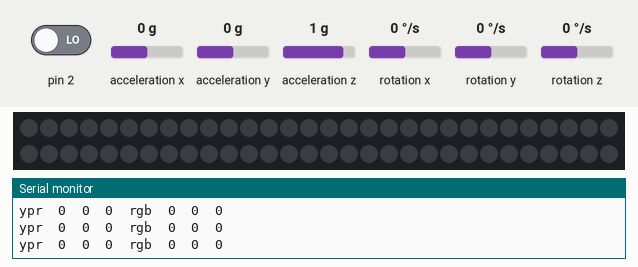
The sketch below on a simulated Arduino Uno, built with avr-gcc and run on an emulated ATmega328P. On the bench: 60 RGB LEDs in strip order, left to right, continuing on the next row, the last lines printed to the serial monitor. Inputs (shaded band) come from the test bench; at power-on: rotation z 0 °/s, acceleration y 0 g, acceleration x 0 g, acceleration z 1 g, pin 2 LOW, rotation x 0 °/s, rotation y 0 °/s. Dim RGB values are drawn brighter than linear; the sensor or clock chip raises its interrupt line as the real part does.

Above: at 1.7 s.
1.8 s: rotation z set to -192 °/s
At 1.96 s:
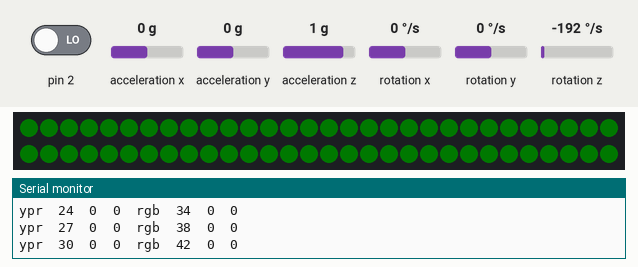
4.2 s: acceleration y set to -1.4 g
At 5.3 s:
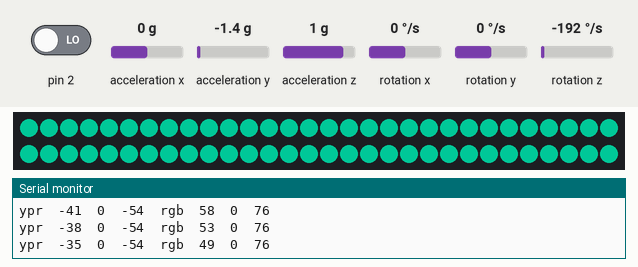
7.2 s: acceleration x set to 0.8 g
At 7.43 s:
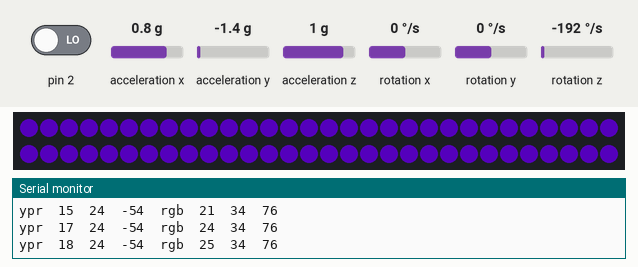
10.2 s: acceleration x set to -1.4 g
At 11.11 s:
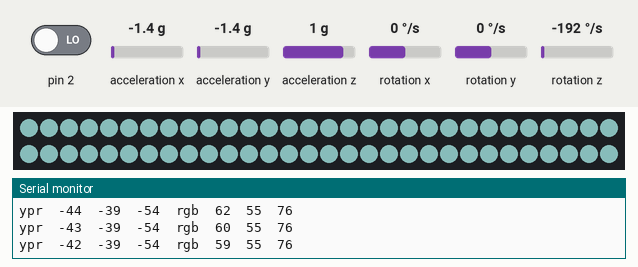
13.2 s: acceleration z set to 1.4 g
At 14.19 s:
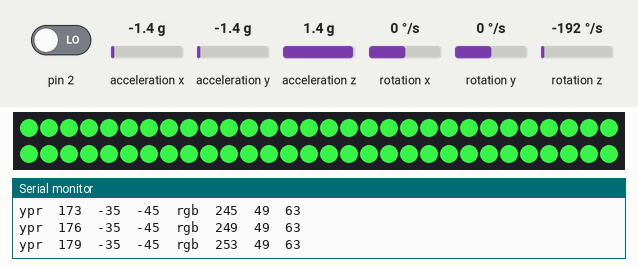
16.2 s: acceleration y set to 0 g
At 16.95 s:
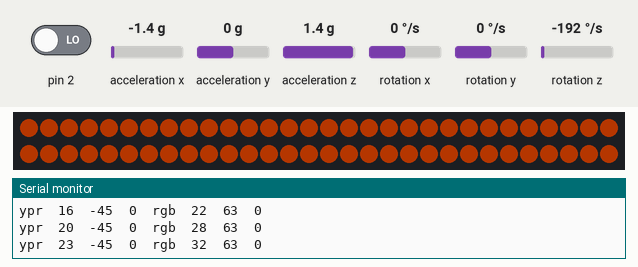
Timing chart, 0 to 19.2 s (numbered marks = the images above; inputs shaded):
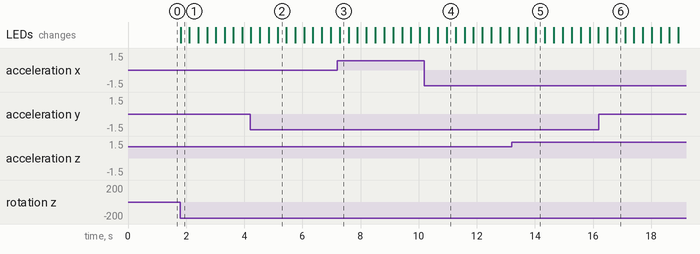

Measured:
- after the input at 1.8 s, the LEDs: change at once (image 1)
- after the input at 16.2 s, the LEDs: first change after 0.29 s (image 6 shows a later state)

The sketch:

RGB_LED_STRIP_Gyrodata_test.ino
```cpp
// I2Cdev and MPU6050 must be installed as libraries, or else the .cpp/.h files
// for both classes must be in the include path of your project
#include "I2Cdev.h"

#include "MPU6050_6Axis_MotionApps20.h"
//#include "MPU6050.h" // not necessary if using MotionApps include file

// Arduino Wire library is required if I2Cdev I2CDEV_ARDUINO_WIRE implementation
// is used in I2Cdev.h
#if I2CDEV_IMPLEMENTATION == I2CDEV_ARDUINO_WIRE
    #include "Wire.h"
#endif

// class default I2C address is 0x68
// specific I2C addresses may be passed as a parameter here
// AD0 low = 0x68 (default for SparkFun breakout and InvenSense evaluation board)
// AD0 high = 0x69
MPU6050 mpu;
//MPU6050 mpu(0x69); // <-- use for AD0 high


// MPU control/status vars
bool dmpReady = false;  // set true if DMP init was successful
uint8_t mpuIntStatus;   // holds actual interrupt status byte from MPU
uint8_t devStatus;      // return status after each device operation (0 = success, !0 = error)
uint16_t packetSize;    // expected DMP packet size (default is 42 bytes)
uint16_t fifoCount;     // count of all bytes currently in FIFO
uint8_t fifoBuffer[64]; // FIFO storage buffer

// orientation/motion vars
Quaternion q;           // [w, x, y, z]         quaternion container
VectorInt16 aa;         // [x, y, z]            accel sensor measurements
VectorInt16 aaReal;     // [x, y, z]            gravity-free accel sensor measurements
VectorInt16 aaWorld;    // [x, y, z]            world-frame accel sensor measurements
VectorFloat gravity;    // [x, y, z]            gravity vector
float euler[3];         // [psi, theta, phi]    Euler angle container
float ypr[3];           // [yaw, pitch, roll]   yaw/pitch/roll container and gravity vector


#include <Adafruit_DotStar.h>
#include <SPI.h>

#define NUMPIXELS 60

#define ANGLEMAX 180

// Create the strip

#define DATAPIN    4
#define CLOCKPIN   5
Adafruit_DotStar strip = Adafruit_DotStar(
  NUMPIXELS, DATAPIN, CLOCKPIN, DOTSTAR_BRG);


// ================================================================
// ===               INTERRUPT DETECTION ROUTINE                ===
// ================================================================

volatile bool mpuInterrupt = false;     // indicates whether MPU interrupt pin has gone high
void dmpDataReady() {
    mpuInterrupt = true;
}


void setup() {

  strip.begin() ;
  strip.show() ; // This turns off the LEDs within NUMPIXELS

  // join I2C bus (I2Cdev library doesn't do this automatically)
  #if I2CDEV_IMPLEMENTATION == I2CDEV_ARDUINO_WIRE
      Wire.begin();
      TWBR = 24; // 400kHz I2C clock (200kHz if CPU is 8MHz)
  #elif I2CDEV_IMPLEMENTATION == I2CDEV_BUILTIN_FASTWIRE
      Fastwire::setup(400, true);
  #endif

  // initialize serial communication
  // (115200 chosen because it is required for Teapot Demo output, but it's
  // really up to you depending on your project)
  Serial.begin(115200);
  while (!Serial); // wait for Leonardo enumeration, others continue immediately

  // NOTE: 8MHz or slower host processors, like the Teensy @ 3.3v or Ardunio
  // Pro Mini running at 3.3v, cannot handle this baud rate reliably due to
  // the baud timing being too misaligned with processor ticks. You must use
  // 38400 or slower in these cases, or use some kind of external separate
  // crystal solution for the UART timer.

  // initialize device
  Serial.println(F("Initializing I2C devices..."));
  mpu.initialize();

  // verify connection
  Serial.println(F("Testing device connections..."));
  Serial.println(mpu.testConnection() ? F("MPU6050 connection successful") : F("MPU6050 connection failed"));

  // wait for ready
  Serial.println(F("\nSend any character to begin DMP programming and demo: "));
  while (Serial.available() && Serial.read()); // empty buffer
  // while (!Serial.available());                 // wait for data
  while (Serial.available() && Serial.read()); // empty buffer again

  // load and configure the DMP
  Serial.println(F("Initializing DMP..."));
  devStatus = mpu.dmpInitialize();

  // supply your own gyro offsets here, scaled for min sensitivity
  mpu.setXGyroOffset(220);
  mpu.setYGyroOffset(76);
  mpu.setZGyroOffset(-85);
  mpu.setZAccelOffset(1788); // 1688 factory default for my test chip

  // make sure it worked (returns 0 if so)
  if (devStatus == 0) {
      // turn on the DMP, now that it's ready
      Serial.println(F("Enabling DMP..."));
      mpu.setDMPEnabled(true);

      // enable Arduino interrupt detection
      Serial.println(F("Enabling interrupt detection (Arduino external interrupt 0)..."));
      attachInterrupt(0, dmpDataReady, RISING);
      mpuIntStatus = mpu.getIntStatus();

      // set our DMP Ready flag so the main loop() function knows it's okay to use it
      Serial.println(F("DMP ready! Waiting for first interrupt..."));
      dmpReady = true;

      // get expected DMP packet size for later comparison
      packetSize = mpu.dmpGetFIFOPacketSize();
  } else {
      // ERROR!
      // 1 = initial memory load failed
      // 2 = DMP configuration updates failed
      // (if it's going to break, usually the code will be 1)
      Serial.print(F("DMP Initialization failed (code "));
      Serial.print(devStatus);
      Serial.println(F(")"));
  }
}


void loop() {
  // if programming failed, don't try to do anything
  if (!dmpReady) return;

  // wait for MPU interrupt or extra packet(s) available
  while (!mpuInterrupt && fifoCount < packetSize) {
      // other program behavior stuff here
      // .
      // .
      // .
      // if you are really paranoid you can frequently test in between other
      // stuff to see if mpuInterrupt is true, and if so, "break;" from the
      // while() loop to immediately process the MPU data
      // .
      // .
      // .
  }

  // reset interrupt flag and get INT_STATUS byte
  mpuInterrupt = false;
  mpuIntStatus = mpu.getIntStatus();

  // get current FIFO count
  fifoCount = mpu.getFIFOCount();

  // check for overflow (this should never happen unless our code is too inefficient)
  if ((mpuIntStatus & 0x10) || fifoCount == 1024) {
      // reset so we can continue cleanly
      mpu.resetFIFO();
      Serial.println(F("FIFO overflow!"));

  // otherwise, check for DMP data ready interrupt (this should happen frequently)
  } else if (mpuIntStatus & 0x02) {
      // wait for correct available data length, should be a VERY short wait
      while (fifoCount < packetSize) fifoCount = mpu.getFIFOCount();

      // read a packet from FIFO
      mpu.getFIFOBytes(fifoBuffer, packetSize);

      // track FIFO count here in case there is > 1 packet available
      // (this lets us immediately read more without waiting for an interrupt)
      fifoCount -= packetSize;

      // display Euler angles in degrees
      mpu.dmpGetQuaternion(&q, fifoBuffer);
      mpu.dmpGetGravity(&gravity, &q);
      mpu.dmpGetYawPitchRoll(ypr, &q, &gravity);

      int yaw = ypr[0] * 180/M_PI;
      int pitch = ypr[1] * 180/M_PI;
      int roll = ypr[2] * 180/M_PI;

      Serial.print("ypr\t");
      Serial.print(yaw);
      Serial.print("\t");
      Serial.print(pitch);
      Serial.print("\t");
      Serial.print(roll);

      int redValue = convertGyroData(yaw);
      int greenValue = convertGyroData(pitch);
      int blueValue = convertGyroData(roll);

      Serial.print("\trgb\t");
      Serial.print(redValue);
      Serial.print("\t");
      Serial.print(greenValue);
      Serial.print("\t");
      Serial.println(blueValue);

      setColor(redValue, greenValue, blueValue);
  }
}

int clampDegrees(int deg) {
  // clamp degrees to a range from 0 to ANGLEMAX
  if (deg < 0) {deg = deg * (-1);}
  if (deg > ANGLEMAX) {deg = ANGLEMAX;}

  return deg;
}

int convertGyroData(int deg) {
  deg = clampDegrees(deg);
  // set color value on to a range of
  int colorValue = (int)255 * ((float)deg/ANGLEMAX);

  return colorValue;
}

void setColor(uint8_t redValue, uint8_t greenValue, uint8_t blueValue) {
  uint8_t tail = 0;
  uint8_t head = NUMPIXELS;
  for (int i=(tail); i < head; i++){
    strip.setPixelColor(i, greenValue, redValue, blueValue) ;
  }
  strip.show() ;
}
```
